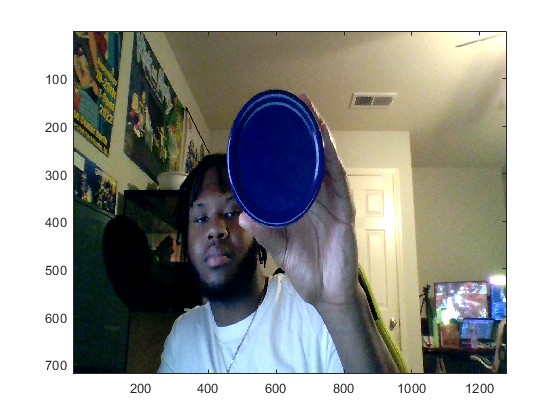
%> input picture Assignment-1/circleDiameterEx.jpg, 560 x 420 px
$ octave Assignment1CV.m   (GNU Octave 9; MATLAB toolbox functions it lacks are replaced by stand-ins)
%> lines starting %> are read from the running program, lines starting %| are printed output that depends on the picture; in (x1, y1, x2, y2) boxes, pixels count from 0 and x2, y2 are one past the last pixel; in counts of white or black regions, pixels touching at a corner belong together; the program's own positions count from 1
clear;
clc;

obj = imread('circleDiameterEx.jpg');
%> obj is the input picture: size 420x560x3 uint8; mean R, G, B 160.6, 161.5, 157.6
imshow(obj)

red = obj(:,:,1);;
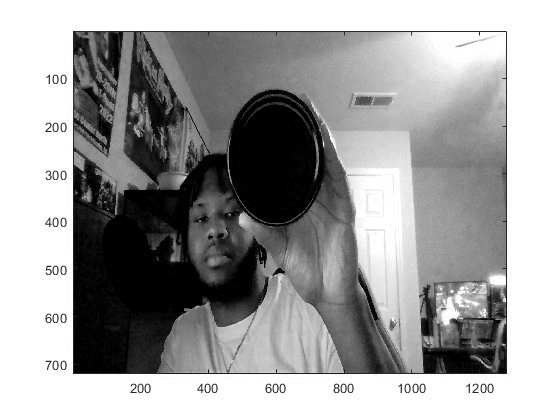
%> red: size 420x560 uint8; min 0, max 255, mean 160.6

subplot(2,2,1); imshow(obj); title('Original Image');
subplot(2,2,2); imshow(red); title('Red Plane');

level = 0.37;
bw2 = im2bw(red, level);
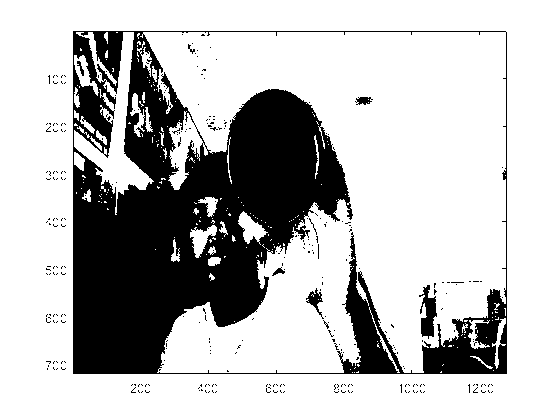
%> bw2: size 420x560 logical; 74.3% white; 305 black regions (297 under 20 px), largest, box (x1, y1, x2, y2) and area: (73, 31, 507, 374) 58566, (419, 285, 437, 339) 537, (306, 288, 324, 319) 188
subplot(2,2,1); imshow(bw2); title('blue plane threholded');

diameter = regionprops(red,'MajorAxisLength')
%> diameter = 255 regions; first 5, MajorAxisLength: 370.4, 413.6, 426.4, 421.4, 422.4

imshow(red)
d=imdistline
disp(diameter)
%|   255x1 struct array containing the fields:
%|     MajorAxisLength
